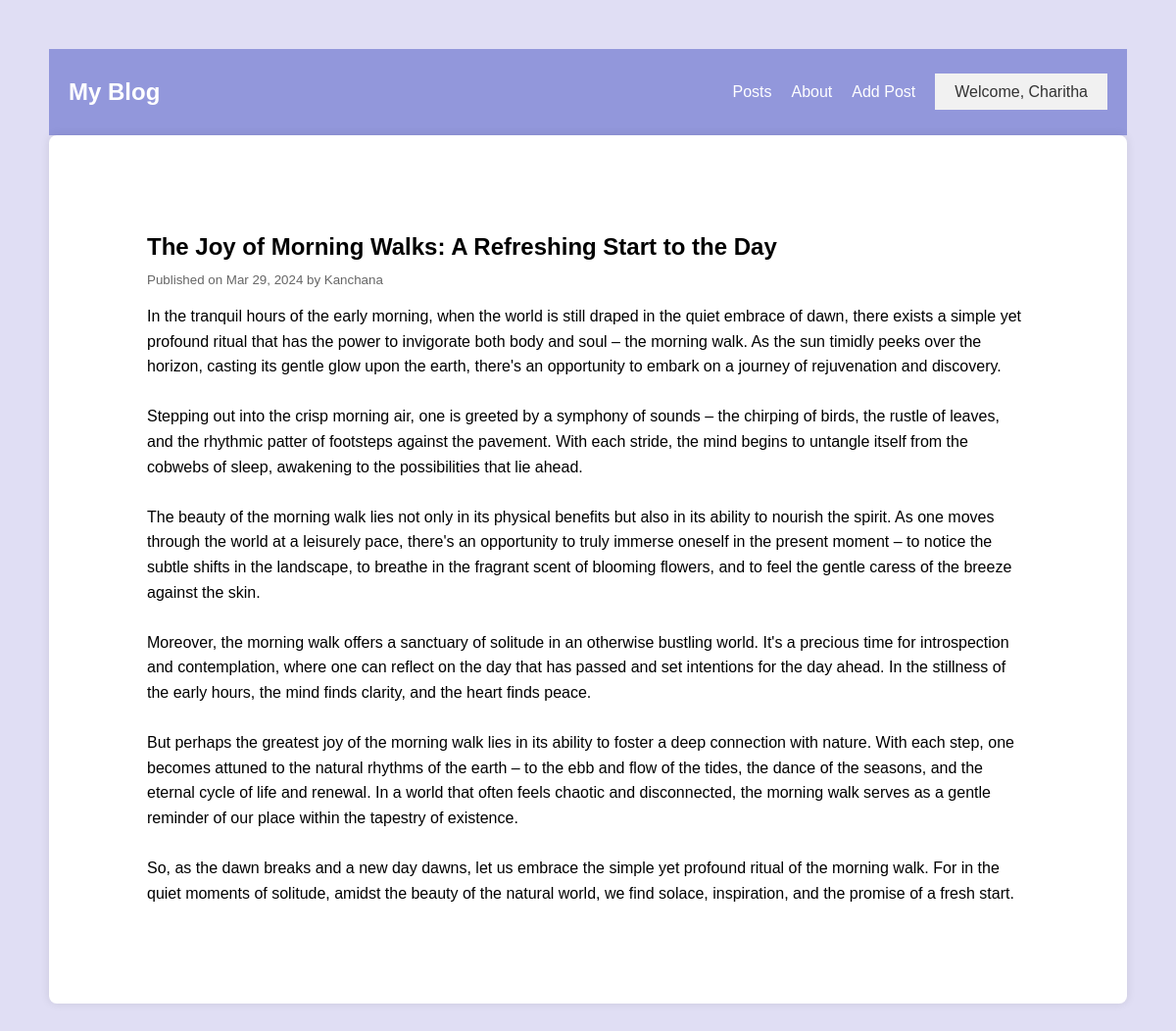
/post/4/ (signed in), run on the app's committed database.
### blog/models.py (models this page shows, shortened)
class Post(models.Model):
    post_id = models.BigAutoField(primary_key=True)
    title = models.CharField(max_length=120)
    content = models.TextField()
    image = models.ImageField(upload_to=upload_location)
    published_at = models.DateTimeField(default=timezone.now)
    author = models.ForeignKey(User, on_delete=models.CASCADE)
    class Meta:
        ordering = ['-published_at']

### blog/views.py (the view)
# urls.py: path('post/<int:pk>/', views.post_detail, name='post-detail'),
@login_required
def post_detail(request, pk):
    post = get_object_or_404(Post, pk=pk)
    return render(request, 'blog/post_detail.html', {'post': post})

### blog/templates/blog/post_detail.html
{% extends 'base.html' %}
{% block content %}
<div class="post-detail">
    <h2>{{ post.title }}</h2>
    <small>Published on {{ post.published_at | date:"M d, Y" }} by {{ post.author | title}}</small>
    <p>{{ post.content|linebreaksbr }}</p>
</div>
{% endblock content %}

### templates/base.html (shortened to what this page needs)
{%load static %}
<!DOCTYPE html>
<html lang="en">
  <head>
    <link rel="stylesheet" href="{% static 'css/style.css' %}" />
  </head>
  <body>
    <nav class="navbar">
      <div class="container">
          <h1 class="logo">My Blog</h1>
          <ul class="nav-links">
                <li><a href="{% url 'posts' %}">Posts</a></li>
                <li><a href="{% url 'about' %}">About</a></li>
                <li><a href="{% url 'post-create' %}">Add Post</a></li>
                {% if user.is_authenticated %}
                <div class="dropdown">
                  <a href="#" class="dropdown-button">Welcome, {{ user.username }}</a>
               </div>
                {% else %}
                    <li><a href="{% url 'register' %}">Register</a></li>
                    <li><a href="{% url 'login' %}">Login</a></li>
                {% endif %}
        </ul>
      </div>
  </nav>
    {%block content%}
    {%endblock content%}
  </body>
</html>

### static/css/style.css (style rules this page uses)
body { margin: 50px; padding: 0; font-family: Arial, sans-serif; background-color: #e0def4; }
.navbar { background-color: #9297db; color: #fff; padding: 10px 0; }
.container { max-width: 1200px; margin: 20px auto; padding: 0px 20px; display: flex; justify-content: space-between; align-items: center; }
.logo { margin: 0; }
.nav-links { list-style-type: none; margin: 0; padding: 0; display: flex; }
.nav-links li { margin-right: 20px; }
.nav-links li a { color: #fff; text-decoration: none; }
.post-detail { background-color: #fff; border-radius: 8px; box-shadow: 0 0 10px rgba(0, 0, 0, 0.1); padding: 100px; margin-bottom: 20px; }
.post-detail h2 { margin: 0 0 10px 0; }
.post-detail small { color: #666; }
.post-detail p { margin-bottom: 20px; line-height: 1.6; }
.post-detail p:last-child { margin-bottom: 0; }
.dropdown { position: relative; display: inline-block; }
.dropdown-button { background-color: #f1f1f1; color: #333; padding: 10px 20px; border: none; cursor: pointer; text-decoration: none; }

### data on the page
Post: title "The Joy of Morning Walks: A Refreshing Start to the Day", published_at "Mar 29, 2024", author "Kanchana", content "In the tranquil hours of the early morning, when the world is still draped in the quiet embrace of dawn, there exists a simple yet profound ritual that has the power to invigorate both body and soul – the morning walk. As the sun timidly peeks over the horizon, casting its gentle glow upon the earth, there's an opportunity to embark on a journey of rejuvenation and discovery. Stepping out into the crisp morning air, one is greeted by a symphony of sounds – the chirping of birds, the rustle of leaves, and the rhythmic patter of footsteps against the pavement. With each stride, the mind begins to untangle itself from the cobwebs of sleep, awakening to the possibilities that lie ahead. The…"

### other printed values
{{ user.username }} "Charitha"
